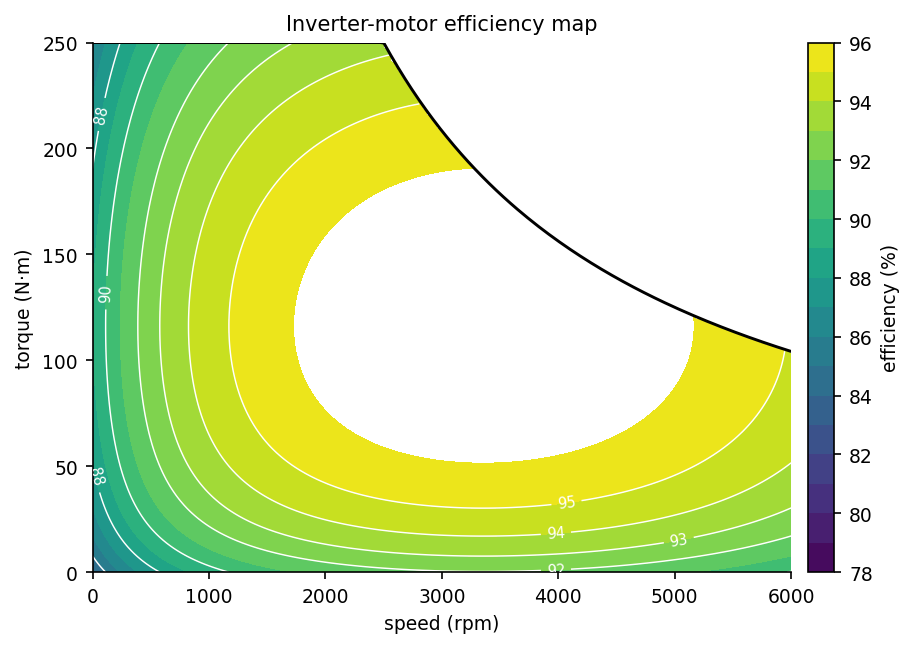

This figure's Python source:
"""converter_efficiency_map: 变流器效率 MAP 图（转速×转矩）."""
import sys, os; sys.path.insert(0, os.path.join(os.path.dirname(os.path.abspath(__file__)), '..', '..', '_utils', 'python'))
import numpy as np
import matplotlib.pyplot as plt
from theme import apply_theme

def make_figure(title='Inverter-motor efficiency map'):
    apply_theme()
    n = np.linspace(0, 6000, 200); T = np.linspace(0, 250, 200)
    N, TT = np.meshgrid(n, T)
    env = 250*np.minimum(1, 2500/np.maximum(N, 1))
    eta = 0.97 - 0.10*((N/6000 - 0.55)**2 + (TT/250 - 0.45)**2)           - 0.05*np.exp(-N/600) - 0.03*np.exp(-TT/25)
    eta = np.where(TT <= env, eta*100, np.nan)
    fig, ax = plt.subplots(figsize=(6.4, 4.4))
    levels = [80, 85, 88, 90, 92, 93, 94, 95]
    cf = ax.contourf(N, TT, eta, levels=np.linspace(78, 96, 19), cmap='viridis')
    cs = ax.contour(N, TT, eta, levels=levels, colors='w', linewidths=0.7)
    ax.clabel(cs, fmt='%d', fontsize=7)
    ax.plot(n, 250*np.minimum(1, 2500/np.maximum(n, 1)), color='k', lw=1.4)
    ax.set_xlabel('speed (rpm)'); ax.set_ylabel('torque (N·m)'); ax.set_title(title)
    fig.colorbar(cf, ax=ax, label='efficiency (%)', pad=0.02)
    fig.tight_layout()
    return fig

if __name__ == '__main__':
    fig = make_figure(); fig.savefig(__file__.replace('.py', '.png'), dpi=150)
